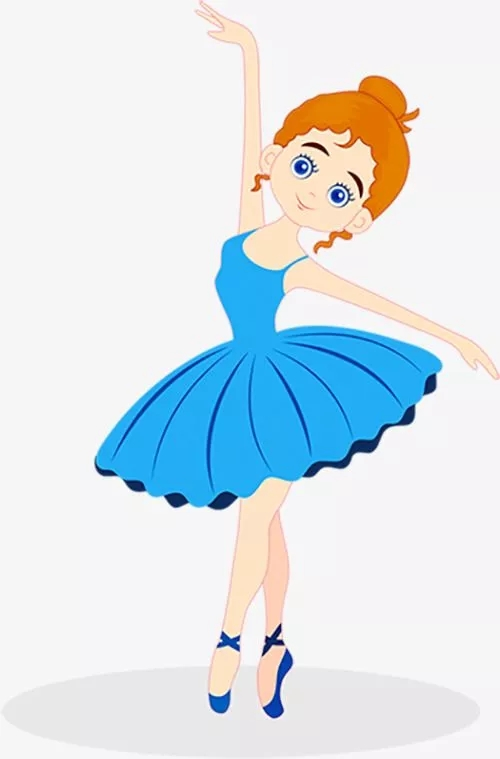
#> input picture example/0003实现图片转字符画/111.jpg, 500 x 759 px
$ python main.py
#> lines starting #> are read from the running program, lines starting #| are printed output that depends on the picture
from PIL import Image

# pip install pillow

char = list('M3NB6Q#OC?7>!:–;. ')

def get_char(r, g, b, alpha=256):
    if alpha == 0:
        return ' '

    grey = (2126 * r + 7152 * g + 722 * b) / 10000

    char_idx = int((grey / (alpha + 1.0)) * len(char))
    return char[char_idx]

def write_file(out_file_name, content):
    with open(out_file_name, 'w') as f:
        f.write(content)

def main(file_name="111.jpg", width=100, height=80, out_file_name='output.txt'):
#> called with file_name = '111.jpg', width = 100, height = 80, out_file_name = 'output.txt'
    text = ''
    im = Image.open(file_name)
#> im is the input picture: PIL image 500x759 RGB; mean R, G, B 217.8, 228.3, 233.6
    im = im.resize((width, height), Image.NEAREST)
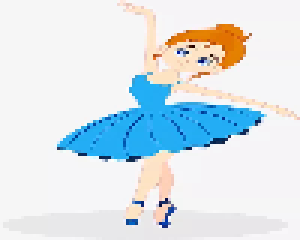
#> im: PIL image 100x80 RGB (shown 3 times larger); mean R, G, B 217.8, 228.3, 233.6
    for i in range(height):
        for j in range(width):
            text += get_char(*im.getpixel((j, i)))
        text += '\n'
    print(text)
    write_file(out_file_name, text)

if __name__ == '__main__':
    main('111.jpg')
